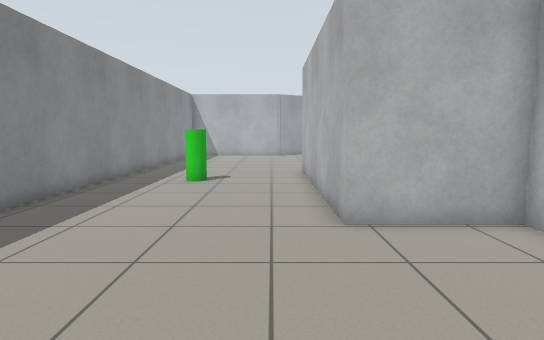
[1] (above)

19 first-person views from a walk through a robot-simulator world made for Gazebo. The camera is 0.94 m above the floor, tilts 6° down and sees 75° across. The floor is counted in squares, 0.5 m on a side. Each view is taken from the middle of a square. On the plan, view 1 faces up. The plan holds only what a view shows up to about 18 squares ahead; the rest is blank.

[2]
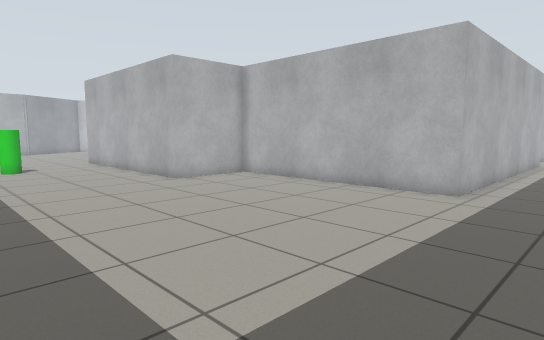

[3]
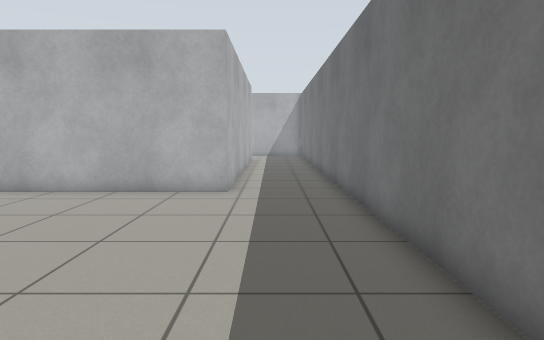

[4]
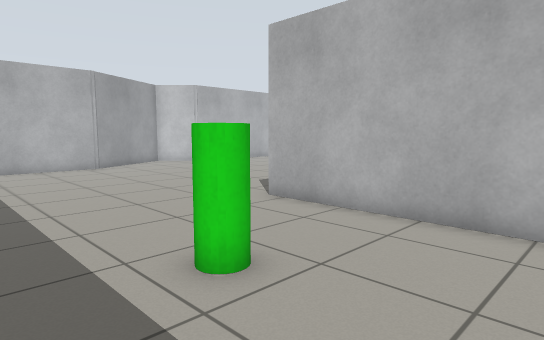

[5]
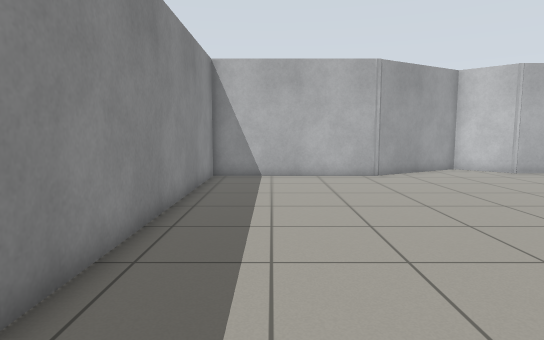

[6]
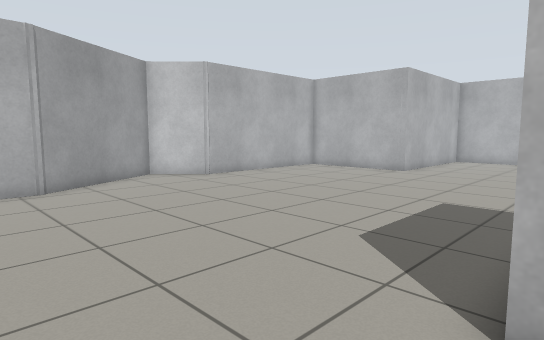

[7]
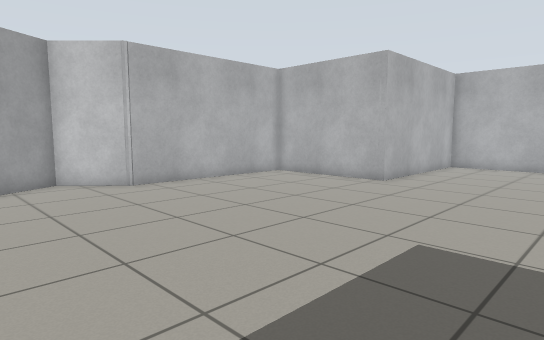

[8]
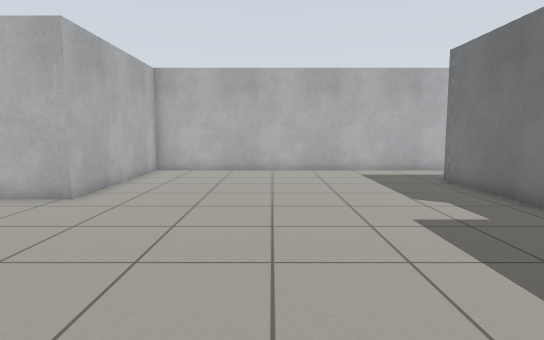

[9]
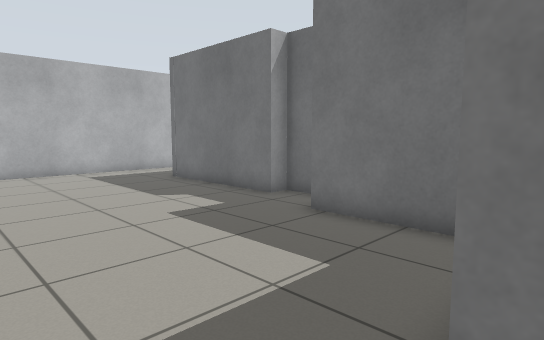

[10]
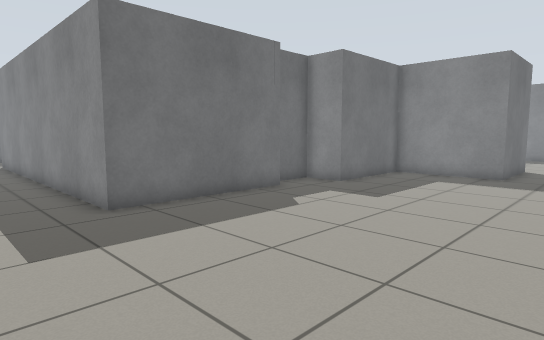

[11]
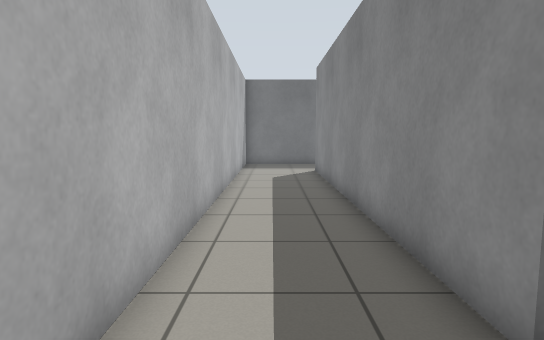

[12]
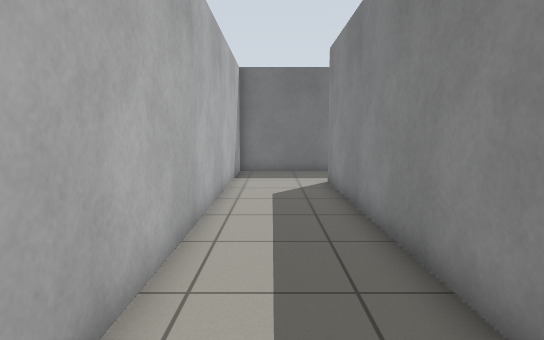

[13]
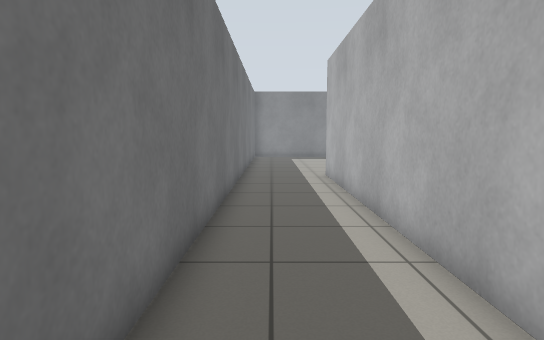

[14]
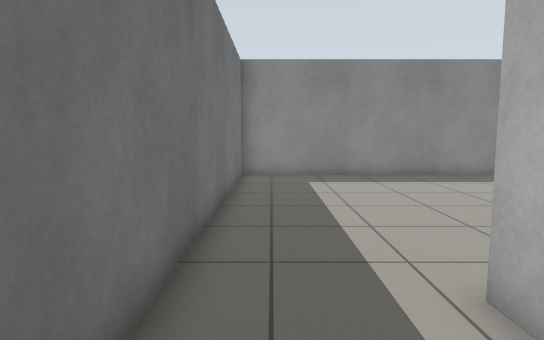

[15]
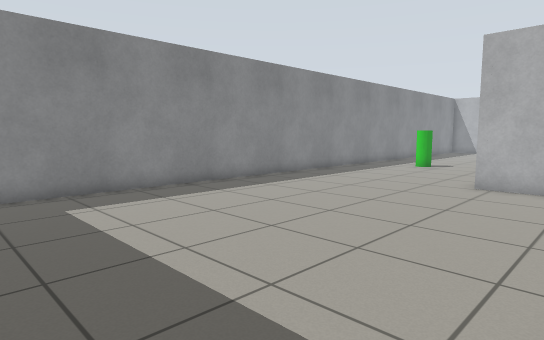

[16]
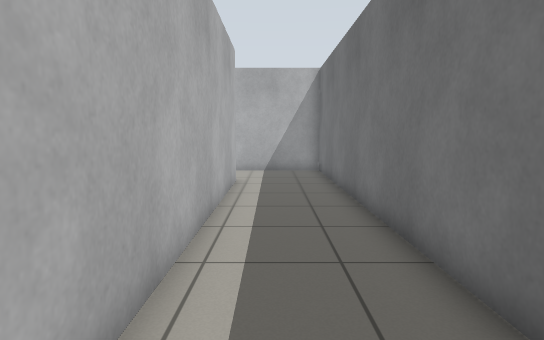

[17]
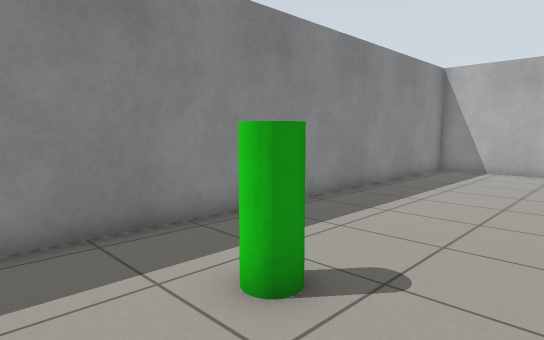

[18]
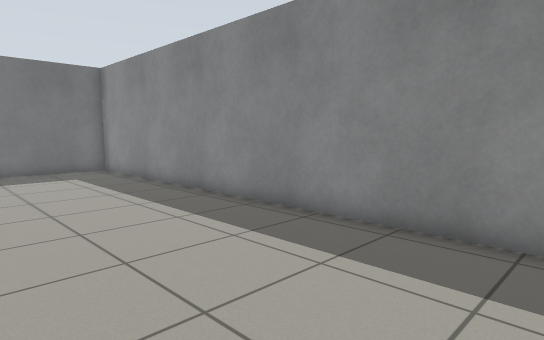

[19]
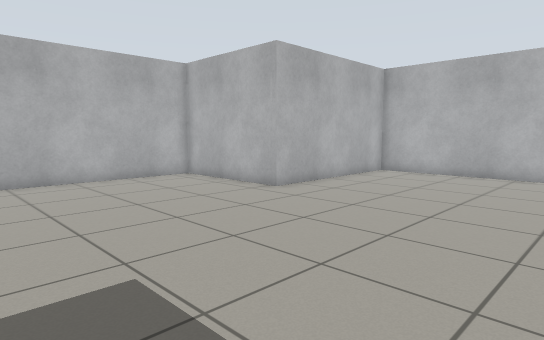

### Floor plan
Points are (right, up) in squares from view 1. A wall is a line through its corners. A room is listed if a view was taken in it or the views show most of it. See-through windows are left out.
Room 1 (views 1, 2, 3, 4, 5, 6, 7, 8, 9, 10, 11, 12, 13, 14, 15, 16, 17, 18, 19)
walls: (5.7, 13.2) (10.4, 13.2) (10.4, 11.5) (12.8, 11.5) (12.8, 12.2) (18.8, 12.2) (18.8, -2.6) (5.2, -2.6) (5.2, 7.1) (1.5, 7.1) (1.5, 17.6) (5.7, 17.6) (5.7, 13.2); (14.9, 24.6) (14.9, 30.4) (7.3, 30.4) (5.4, 32.2) (0.5, 29.4) (-6.6, 29.4) (-6.6, -6.3) (22.6, -6.3) (22.6, 24.7) (14.9, 24.6)
objects: green cylinder (-3, 14)

Positions as (right, up) in squares from view 1, and headings:
1: (0, 0), facing up
2: (-6, -6), facing up-right
3: (-6, -4), facing right
4: (-6, 10), facing up-right
5: (-4, 14), facing up
6: (-2, 17), facing up-right
7: (2, 18), facing up-right
8: (5, 19), facing right
9: (5, 20), facing down-right
10: (22, 21), facing down-left
11: (21, 15), facing down
12: (21, 11), facing down
13: (21, -5), facing left
14: (9, -5), facing left
15: (5, -6), facing up-left
16: (5, -4), facing right
17: (0, 11), facing up-left
18: (0, 12), facing down-left
19: (6, 16), facing up-right
